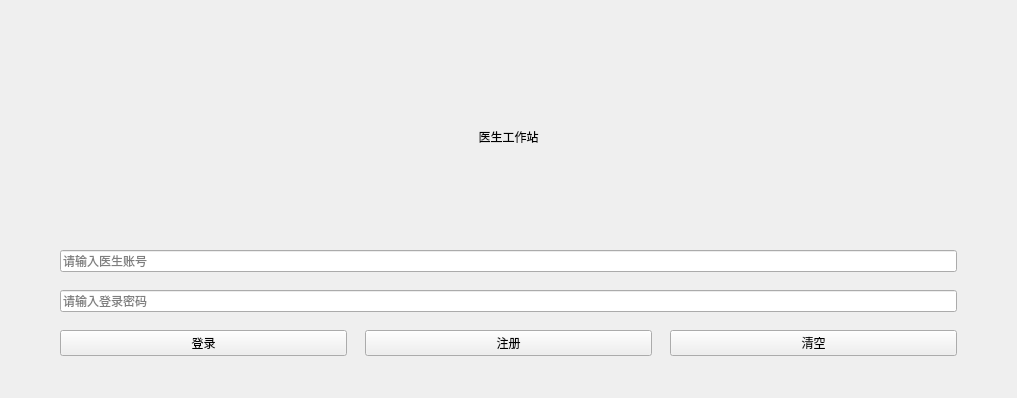
<?xml version="1.0" encoding="UTF-8"?>
<ui version="4.0">
 <class>LoginWidget</class>
 <widget class="QWidget" name="LoginWidget">
  <property name="geometry">
   <rect>
    <x>0</x>
    <y>0</y>
    <width>1017</width>
    <height>398</height>
   </rect>
  </property>
  <property name="windowTitle">
   <string>医生登录 - 医疗智能体</string>
  </property>
  <layout class="QVBoxLayout" name="verticalLayout">
   <property name="spacing">
    <number>18</number>
   </property>
   <property name="leftMargin">
    <number>60</number>
   </property>
   <property name="topMargin">
    <number>42</number>
   </property>
   <property name="rightMargin">
    <number>60</number>
   </property>
   <property name="bottomMargin">
    <number>42</number>
   </property>
   <item>
    <widget class="QLabel" name="titleLabel">
     <property name="text">
      <string>医生工作站</string>
     </property>
     <property name="alignment">
      <set>Qt::AlignmentFlag::AlignCenter</set>
     </property>
    </widget>
   </item>
   <item>
    <widget class="QLineEdit" name="usernameEdit">
     <property name="placeholderText">
      <string>请输入医生账号</string>
     </property>
    </widget>
   </item>
   <item>
    <widget class="QLineEdit" name="passwordEdit">
     <property name="echoMode">
      <enum>QLineEdit::Password</enum>
     </property>
     <property name="placeholderText">
      <string>请输入登录密码</string>
     </property>
    </widget>
   </item>
   <item>
    <layout class="QHBoxLayout" name="buttonLayout">
     <property name="spacing">
      <number>18</number>
     </property>
     <item>
      <widget class="QPushButton" name="loginBtn">
       <property name="text">
        <string>登录</string>
       </property>
      </widget>
     </item>
     <item>
      <widget class="QPushButton" name="registerBtn">
       <property name="text">
        <string>注册</string>
       </property>
      </widget>
     </item>
     <item>
      <widget class="QPushButton" name="clearBtn">
       <property name="text">
        <string>清空</string>
       </property>
      </widget>
     </item>
    </layout>
   </item>
  </layout>
 </widget>
 <resources/>
 <connections/>
</ui>
